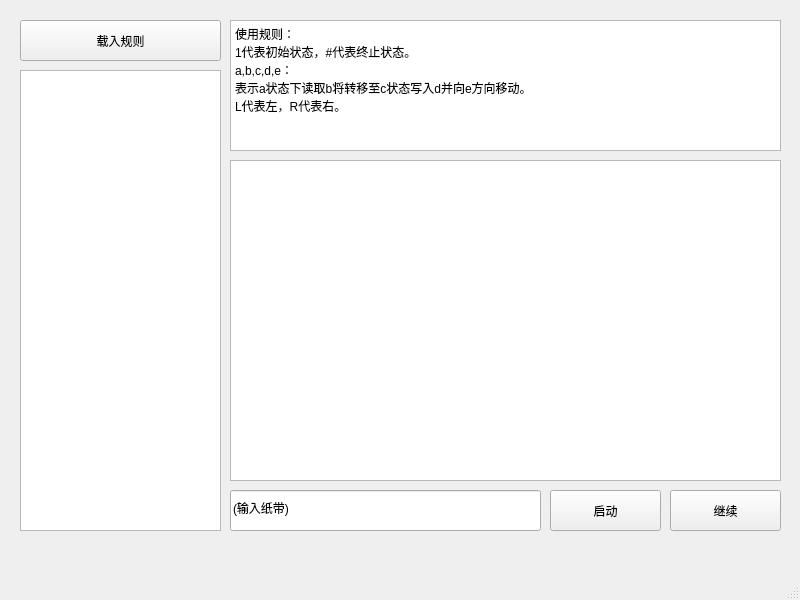
<?xml version="1.0" encoding="UTF-8"?>
<ui version="4.0">
 <class>TuringMachine</class>
 <widget class="QMainWindow" name="TuringMachine">
  <property name="geometry">
   <rect>
    <x>0</x>
    <y>0</y>
    <width>800</width>
    <height>600</height>
   </rect>
  </property>
  <property name="minimumSize">
   <size>
    <width>800</width>
    <height>600</height>
   </size>
  </property>
  <property name="maximumSize">
   <size>
    <width>800</width>
    <height>600</height>
   </size>
  </property>
  <property name="windowTitle">
   <string>TuringMachine</string>
  </property>
  <widget class="QWidget" name="centralwidget">
   <widget class="QPushButton" name="loadButton">
    <property name="geometry">
     <rect>
      <x>20</x>
      <y>20</y>
      <width>201</width>
      <height>41</height>
     </rect>
    </property>
    <property name="text">
     <string>载入规则</string>
    </property>
   </widget>
   <widget class="QListView" name="rulerView">
    <property name="geometry">
     <rect>
      <x>20</x>
      <y>70</y>
      <width>201</width>
      <height>461</height>
     </rect>
    </property>
   </widget>
   <widget class="QTextEdit" name="textEdit">
    <property name="geometry">
     <rect>
      <x>230</x>
      <y>20</y>
      <width>551</width>
      <height>131</height>
     </rect>
    </property>
    <property name="html">
     <string>&lt;!DOCTYPE HTML PUBLIC &quot;-//W3C//DTD HTML 4.0//EN&quot; &quot;http://www.w3.org/TR/REC-html40/strict.dtd&quot;&gt;
&lt;html&gt;&lt;head&gt;&lt;meta name=&quot;qrichtext&quot; content=&quot;1&quot; /&gt;&lt;style type=&quot;text/css&quot;&gt;
p, li { white-space: pre-wrap; }
&lt;/style&gt;&lt;/head&gt;&lt;body style=&quot; font-family:'SimSun'; font-size:9pt; font-weight:400; font-style:normal;&quot;&gt;
&lt;p style=&quot; margin-top:0px; margin-bottom:0px; margin-left:0px; margin-right:0px; -qt-block-indent:0; text-indent:0px;&quot;&gt;使用规则：&lt;/p&gt;
&lt;p style=&quot; margin-top:0px; margin-bottom:0px; margin-left:0px; margin-right:0px; -qt-block-indent:0; text-indent:0px;&quot;&gt;1代表初始状态，#代表终止状态。&lt;/p&gt;
&lt;p style=&quot; margin-top:0px; margin-bottom:0px; margin-left:0px; margin-right:0px; -qt-block-indent:0; text-indent:0px;&quot;&gt;a,b,c,d,e：&lt;/p&gt;
&lt;p style=&quot; margin-top:0px; margin-bottom:0px; margin-left:0px; margin-right:0px; -qt-block-indent:0; text-indent:0px;&quot;&gt;表示a状态下读取b将转移至c状态写入d并向e方向移动。&lt;/p&gt;
&lt;p style=&quot; margin-top:0px; margin-bottom:0px; margin-left:0px; margin-right:0px; -qt-block-indent:0; text-indent:0px;&quot;&gt;L代表左，R代表右。&lt;/p&gt;&lt;/body&gt;&lt;/html&gt;</string>
    </property>
   </widget>
   <widget class="QListView" name="listView">
    <property name="geometry">
     <rect>
      <x>230</x>
      <y>160</y>
      <width>551</width>
      <height>321</height>
     </rect>
    </property>
   </widget>
   <widget class="QPushButton" name="continueButton">
    <property name="geometry">
     <rect>
      <x>670</x>
      <y>490</y>
      <width>111</width>
      <height>41</height>
     </rect>
    </property>
    <property name="text">
     <string>继续</string>
    </property>
   </widget>
   <widget class="QLineEdit" name="lineEdit">
    <property name="geometry">
     <rect>
      <x>230</x>
      <y>490</y>
      <width>311</width>
      <height>41</height>
     </rect>
    </property>
    <property name="text">
     <string>(输入纸带)</string>
    </property>
   </widget>
   <widget class="QPushButton" name="startButton">
    <property name="geometry">
     <rect>
      <x>550</x>
      <y>490</y>
      <width>111</width>
      <height>41</height>
     </rect>
    </property>
    <property name="text">
     <string>启动</string>
    </property>
   </widget>
  </widget>
  <widget class="QMenuBar" name="menubar">
   <property name="geometry">
    <rect>
     <x>0</x>
     <y>0</y>
     <width>800</width>
     <height>22</height>
    </rect>
   </property>
  </widget>
  <widget class="QStatusBar" name="statusbar"/>
 </widget>
 <resources/>
 <connections/>
</ui>
